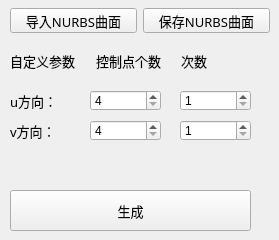
                       <widget class="QWidget" name="tab_2">
                        <attribute name="title">
                         <string>曲面</string>
                        </attribute>
                        <widget class="QSpinBox" name="surfaceControlCnt_u">
                         <property name="geometry">
                          <rect>
                           <x>90</x>
                           <y>90</y>
                           <width>71</width>
                           <height>21</height>
                          </rect>
                         </property>
                         <property name="minimum">
                          <number>4</number>
                         </property>
                        </widget>
                        <widget class="QPushButton" name="bthGenrateSurface">
                         <property name="geometry">
                          <rect>
                           <x>10</x>
                           <y>190</y>
                           <width>241</width>
                           <height>41</height>
                          </rect>
                         </property>
                         <property name="font">
                          <font>
                           <family>黑体</family>
                           <pointsize>10</pointsize>
                          </font>
                         </property>
                         <property name="text">
                          <string>生成</string>
                         </property>
                        </widget>
                        <widget class="QSpinBox" name="surfaceControlCnt_v">
                         <property name="geometry">
                          <rect>
                           <x>90</x>
                           <y>120</y>
                           <width>71</width>
                           <height>21</height>
                          </rect>
                         </property>
                         <property name="minimum">
                          <number>4</number>
                         </property>
                        </widget>
                        <widget class="QWidget" name="layoutWidget_3">
                         <property name="geometry">
                          <rect>
                           <x>10</x>
                           <y>0</y>
                           <width>260</width>
                           <height>41</height>
                          </rect>
                         </property>
                         <layout class="QHBoxLayout" name="horizontalLayout_9">
                          <item>
                           <widget class="QPushButton" name="btnOpenSurface">
                            <property name="minimumSize">
                             <size>
                              <width>0</width>
                              <height>25</height>
                             </size>
                            </property>
                            <property name="maximumSize">
                             <size>
                              <width>16777215</width>
                              <height>25</height>
                             </size>
                            </property>
                            <property name="font">
                             <font>
                              <family>黑体</family>
                              <pointsize>10</pointsize>
                             </font>
                            </property>
                            <property name="text">
                             <string>导入NURBS曲面</string>
                            </property>
                            <property name="icon">
                             <iconset resource="Turbine_Blade.qrc">
                              <normaloff>:/Ticon/Resources/icon (4).png</normaloff>:/Ticon/Resources/icon (4).png</iconset>
                            </property>
                            <property name="iconSize">
                             <size>
                              <width>20</width>
                              <height>20</height>
                             </size>
                            </property>
                           </widget>
                          </item>
                          <item>
                           <widget class="QPushButton" name="btnSaveSurface">
                            <property name="minimumSize">
                             <size>
                              <width>0</width>
                              <height>25</height>
                             </size>
                            </property>
                            <property name="maximumSize">
                             <size>
                              <width>16777215</width>
                              <height>25</height>
                             </size>
                            </property>
                            <property name="font">
                             <font>
                              <family>黑体</family>
                              <pointsize>10</pointsize>
                             </font>
                            </property>
                            <property name="text">
                             <string>保存NURBS曲面</string>
                            </property>
                            <property name="icon">
                             <iconset resource="Turbine_Blade.qrc">
                              <normaloff>:/Ticon/Resources/icon (5).png</normaloff>:/Ticon/Resources/icon (5).png</iconset>
                            </property>
                            <property name="iconSize">
                             <size>
                              <width>18</width>
                              <height>18</height>
                             </size>
                            </property>
                           </widget>
                          </item>
                         </layout>
                        </widget>
                        <widget class="QWidget" name="layoutWidget_5">
                         <property name="geometry">
                          <rect>
                           <x>10</x>
                           <y>40</y>
                           <width>251</width>
                           <height>41</height>
                          </rect>
                         </property>
                         <layout class="QHBoxLayout" name="horizontalLayout_22">
                          <item>
                           <widget class="QLabel" name="label_11">
                            <property name="font">
                             <font>
                              <family>黑体</family>
                              <pointsize>10</pointsize>
                             </font>
                            </property>
                            <property name="text">
                             <string>自定义参数</string>
                            </property>
                           </widget>
                          </item>
                          <item>
                           <widget class="QLabel" name="label_12">
                            <property name="font">
                             <font>
                              <family>黑体</family>
                              <pointsize>10</pointsize>
                             </font>
                            </property>
                            <property name="text">
                             <string>控制点个数</string>
                            </property>
                           </widget>
                          </item>
                          <item>
                           <widget class="QLabel" name="label_13">
                            <property name="font">
                             <font>
                              <family>黑体</family>
                              <pointsize>10</pointsize>
                             </font>
                            </property>
                            <property name="text">
                             <string>次数</string>
                            </property>
                           </widget>
                          </item>
                         </layout>
                        </widget>
                        <widget class="QLabel" name="label_17">
                         <property name="geometry">
                          <rect>
                           <x>10</x>
                           <y>90</y>
                           <width>61</width>
                           <height>21</height>
                          </rect>
                         </property>
                         <property name="font">
                          <font>
                           <family>黑体</family>
                           <pointsize>10</pointsize>
                          </font>
                         </property>
                         <property name="text">
                          <string>u方向：</string>
                         </property>
                        </widget>
                        <widget class="QSpinBox" name="surfaceControlDegree_u">
                         <property name="geometry">
                          <rect>
                           <x>180</x>
                           <y>90</y>
                           <width>71</width>
                           <height>21</height>
                          </rect>
                         </property>
                         <property name="minimum">
                          <number>1</number>
                         </property>
                         <property name="value">
                          <number>1</number>
                         </property>
                        </widget>
                        <widget class="QLabel" name="label_18">
                         <property name="geometry">
                          <rect>
                           <x>10</x>
                           <y>120</y>
                           <width>61</width>
                           <height>21</height>
                          </rect>
                         </property>
                         <property name="font">
                          <font>
                           <family>黑体</family>
                           <pointsize>10</pointsize>
                          </font>
                         </property>
                         <property name="text">
                          <string>v方向：</string>
                         </property>
                        </widget>
                        <widget class="QSpinBox" name="surfaceControlDegree_v">
                         <property name="geometry">
                          <rect>
                           <x>180</x>
                           <y>120</y>
                           <width>71</width>
                           <height>21</height>
                          </rect>
                         </property>
                         <property name="minimum">
                          <number>1</number>
                         </property>
                         <property name="value">
                          <number>1</number>
                         </property>
                        </widget>
                       </widget>
